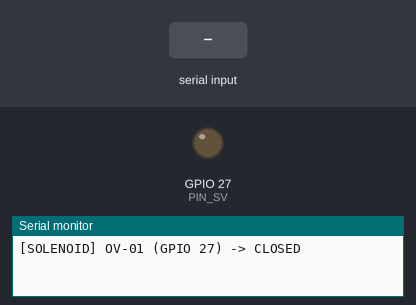
The sketch below on a simulated ESP32. Shown: output pins drawn as LEDs (lit = HIGH), the last lines printed to the serial monitor. The inputs (shaded band) are chosen by the test bench.

Above: at 1.7 s.
1.8 s: "inv\n" received over Serial
At 4.5 s:
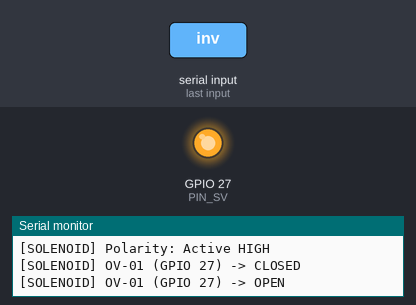
4.8 s: "1\n" received over Serial
6.3 s: "0\n" received over Serial
At 6.9 s:
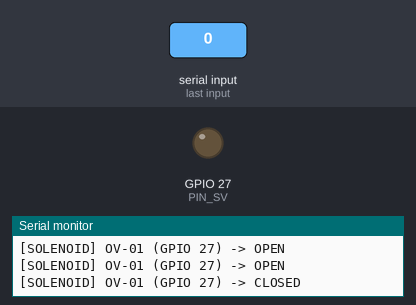
Timing chart, 0 to 9.3 s (numbered marks = the images above; inputs shaded):
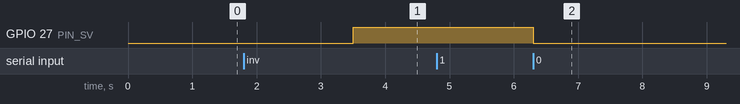

Measured:
- after the input at 1.8 s, GPIO 27 (PIN_SV): LOW → HIGH after 1.7 s
- after the input at 6.3 s, GPIO 27 (PIN_SV): HIGH → LOW at once

The sketch:

solenoid_test.ino
```cpp
// Standalone bench test: Solenoid Valve OV-01 driver
#include <Arduino.h>

static const int PIN_SV = 27;

static bool activeLow = true;
static bool autoCycle = true;
static unsigned long lastToggleMs = 0;
static bool valveOpen = false;

void setSolenoid(bool open) {
    valveOpen = open;
    if (activeLow) {
        if (open) {
            pinMode(PIN_SV, OUTPUT);
            digitalWrite(PIN_SV, LOW);
        } else {
            pinMode(PIN_SV, INPUT); // High-Z release lets external relay pull-up close valve safely
        }
    } else {
        pinMode(PIN_SV, OUTPUT);
        digitalWrite(PIN_SV, open ? HIGH : LOW);
    }

    Serial.printf("[SOLENOID] OV-01 (GPIO %d) -> %s\n", PIN_SV, valveOpen ? "OPEN" : "CLOSED");
}

void setup() {
    Serial.begin(115200);
    delay(500);

    setSolenoid(false);
    lastToggleMs = millis();
}

void loop() {
    if (Serial.available()) {
        String cmd = Serial.readStringUntil('\n');
        cmd.trim();
        cmd.toLowerCase();

        if (cmd == "1" || cmd == "open" || cmd == "on") {
            autoCycle = false;
            setSolenoid(true);
        } else if (cmd == "0" || cmd == "close" || cmd == "off") {
            autoCycle = false;
            setSolenoid(false);
        } else if (cmd == "inv") {
            activeLow = !activeLow;
            Serial.printf("[SOLENOID] Polarity: Active %s\n", activeLow ? "LOW" : "HIGH");
            setSolenoid(valveOpen);
        } else if (cmd == "auto") {
            autoCycle = true;
            Serial.println("[SOLENOID] Auto 3s cycle active.");
        }
    }

    if (autoCycle && (millis() - lastToggleMs >= 3000)) {
        lastToggleMs = millis();
        setSolenoid(!valveOpen);
    }
}
```
